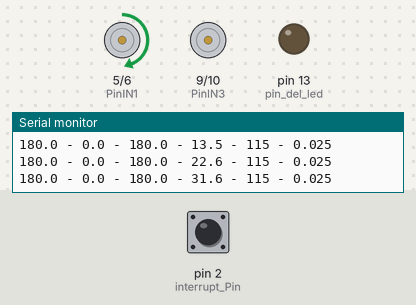
Bench run of a sketch on a simulated Arduino Uno, built with avr-gcc and run on an emulated ATmega328P. Parts: motor-driver pin pairs drawn as motors (green arrow = first pin HIGH = forward, orange = second pin HIGH = backward, longer = more drive), output pins drawn as LEDs (lit = HIGH), the last lines printed to the serial monitor. The test bench sets the inputs (shaded band); at power-on: pin 2 (interrupt_Pin) LOW.

Above: at 0.26 s.
At 0.66 s:
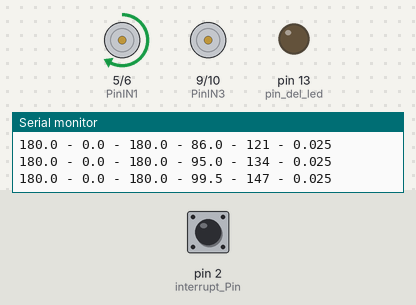
At 1.2 s:
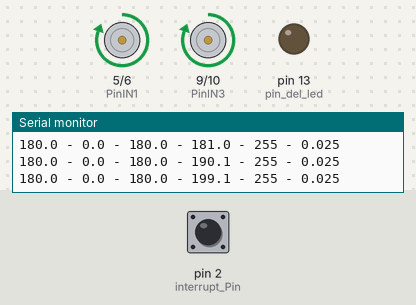
1.3 s: pin 2 (interrupt_Pin) pulsed HIGH 5 times (0.12 s each, 0.3 s apart)
5.8 s: pin 2 (interrupt_Pin) pulsed HIGH 5 times (0.12 s each, 0.3 s apart)
Timing chart, 0 to 8.8 s (numbered marks = the images above; inputs shaded):
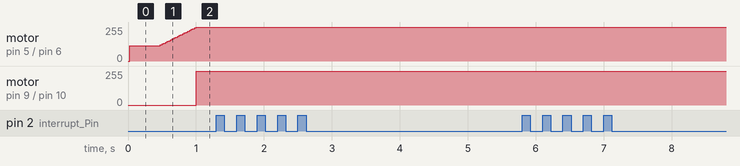

The sketch:

Prueba_control_velocidad_motor_DC_arduino.ino
```cpp
// Pines para el L298N
int PinIN1 = 5;
int PinIN2 = 6;
int PinIN3 = 9;
int PinIN4 = 10;

// Para controlar movimiento
int E1 = 0;
int E2 = 0;
int E3 = 0;
int E4 = 0;

int Max_Vel = 180; // Maxima Velocidad del motor
int Max_PWM = 255; // Maximo PWM
int Min_PWM = 115; // Mínimo PWM, sacado a prueba y error para romper la inercia del motor-reducción 115?
int PWM;
int c_int = 0; // Contador ingreso a interrupciones
int T_DES;//para controlar timer

const byte interrupt_Pin = 2;

float tiempo_anterior = 0.0, tiempo_actual = 0.0, delta_t = 0.0; // para medir tiempo del cálculo de velocidad
float con_t1 = 0.0, con_t2 = 0.0, t2_t1 = 0.0; // para medir tiempo de interrupción
float vel_ref = 180, vel_motor = 0.0, vel_motor_s = 0.0; // para velocidades de motor
float error = 0.0, error_P = 0.0, error_I = 0.0, error_mod = 0.0, int_error = 0.0;

void setup() {
  pinMode(LED_BUILTIN, OUTPUT); // pin del led

  ///// Configuración timer1
  TCCR1A = 0;                        // El registro de control A queda todo en 0, pines OC1A y OC1B deshabilitados
  TCCR1B = 0;                        //limpia el registrador
  TCCR1B |= (1 << CS10) | (1 << CS12); // configura prescaler para 1024: CS12 = 1 e CS10 = 1
  T_DES = 65144;                    //0.025 seg -> 65536-(16MHz/1024*0.025 - 1) = 65144 //0.05 seg -> 65536-(16MHz/1024*0.05 - 1) = 64755 //0.1 seg -> 65536-(16MHz/1024*0.1 - 1) = 63975
  TCNT1 = T_DES;                    // inicia timer para desbordamiento

  TIMSK1 |= (1 << TOIE1);           // habilita la interrupcion del TIMER1
  /////

  pinMode(interrupt_Pin, INPUT); // pin para leer pulsos del encoder por interrupcion

  attachInterrupt(digitalPinToInterrupt(interrupt_Pin), pulso, RISING);// configurar interrupción en el pin externo

  Serial.begin(9600); //velocidad del serial
  Serial.println("Velocidad Motor DC");

  con_t1 = micros() * 1.0; // tomar tiempo inicial
}

void loop() {
  Serial.print(vel_ref, 1);
  Serial.print(" - ");
  Serial.print(vel_motor, 1);
  Serial.print(" - ");
  Serial.print(error, 1);
  Serial.print(" - ");
  Serial.print(error_mod, 1);
  Serial.print(" - ");
  Serial.print(PWM);
  Serial.print(" - ");
  Serial.println(t2_t1, 3);
}

void pulso() {    //interrupción por pin externo
  // Caracteristicas del motor: 220 RPM, Encoder 20 pulsos/Rev

  if (c_int > 0) {
    tiempo_actual = micros() * 1.0; // toma tiempo al entrar a la interrupción
    delta_t = tiempo_actual - tiempo_anterior; //calcula tiempo transcurrido
  }
  if (delta_t > 6818 && c_int > 0) //13636 us es el maximo periodo a máxima velocidad (220rev/mim*20pulsos/rev*1min/60s)^-1, 6818 es la mitad, 3409 es 1/4
  {
    //[(1 pulso)/(20 pulsos/Rev)]/(delta_tiempo_us)*((1000000 us/1 s)*(60 s/1 min))=Rev/Min.
    vel_motor_s = vel_motor_s * 1.0 + (((1.0 / 20.0) / (delta_t)) * (60 * 1.0e6)); // sumar velocidad del motor para posteriormente promediar
    c_int++; // contador para promediar
    tiempo_anterior = tiempo_actual; // nuevo tiempo anterior
  }
  if (c_int == 0) {
    tiempo_anterior = micros() * 1.0;  // tomar tiempo inicial. Solo entra una vez
    c_int = 1;
  }
}


ISR(TIMER1_OVF_vect)                              //interrupcion del TIMER1
{
  TCNT1 = T_DES - 1; // Renicia TIMER
  con_t2 = micros() * 1.0; //toma tiempo al ingresar a la interrupción
  t2_t1 = (1.0 * con_t2 - 1.0 * con_t1) * 1.0e-6; // calcula el tiempo transcurrido entre interruciones
  con_t1 = con_t2; //Nuevo tiempo anterior
  calcular_control();
}

void calcular_control() { // calcula y controla la velocidad del motor e imprime

  if (c_int <= 1 && (micros() * 1.0 - tiempo_actual * 1.0) > 100000.0) //c_int solo es mayor que 1 cuando ha entrado dos veces a la interrupción pulso. El motor está detenido. Se reinician variables
  {
    vel_motor = 0.0;
    vel_motor_s = 0.0;
  }
  if (c_int > 1) //c_int solo es mayor que uno cuando ha entrado a la interrupción pulso
  {
    vel_motor = 1.0 * vel_motor_s / (c_int - 1); //saca el promedio de todas las muestras en función pulso(-1 porque contador comenzó en 1)
    vel_motor_s = 0.0; //reinicia sumador de velocidad
    c_int = 1; //reinicia contador de muestras
  }
  control(); //ejecuta la acción de control
}

void control()
{
  error = 1.0 * vel_ref - 1.0 * vel_motor; //calcular el error
  error_P = error; //calcula parte proporcional
  error_I = error_I * 1.0 + 1.0 * error * t2_t1; //calcular parte integral. Integración aprox. con lapso de interrupción
  error_mod = 0.0 * error_P + 1.0 * error_I; //calcula error modificado

  PWM = 1.0 * Max_PWM * error_mod / Max_Vel; // escala el error modificado para convertirlo en PWM
  if (PWM < Min_PWM) {
    PWM = Min_PWM; //saturación inferior, menor que eso no se mueve
  }
  if (PWM > Max_PWM) {
    PWM = Max_PWM; //saturación superior,
  }
  //PWM=Max_PWM; //en caso de que se quiera a maxima velocidad

  MoverADE();// mueve el motor
}


void MoverADE()
{
  E1 = 1; E2 = 0; E3 = 1; E4 = 0;
  Mover();
}
void Mover()
{
  analogWrite (PinIN1, PWM * E1);
  analogWrite (PinIN2, PWM * E2);
  analogWrite (PinIN3, PWM * E3);
  analogWrite (PinIN4, PWM * E4);
}
```
